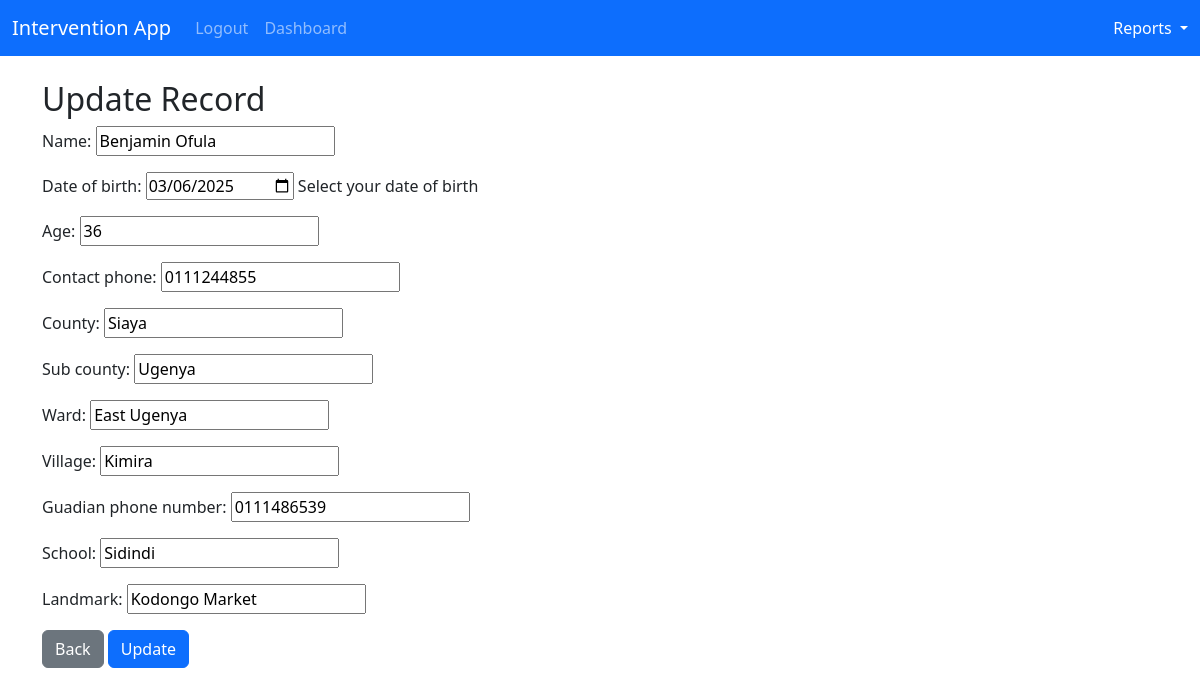
The app's page /update_ayp_enrollment_record/24/ (signed in), older data.
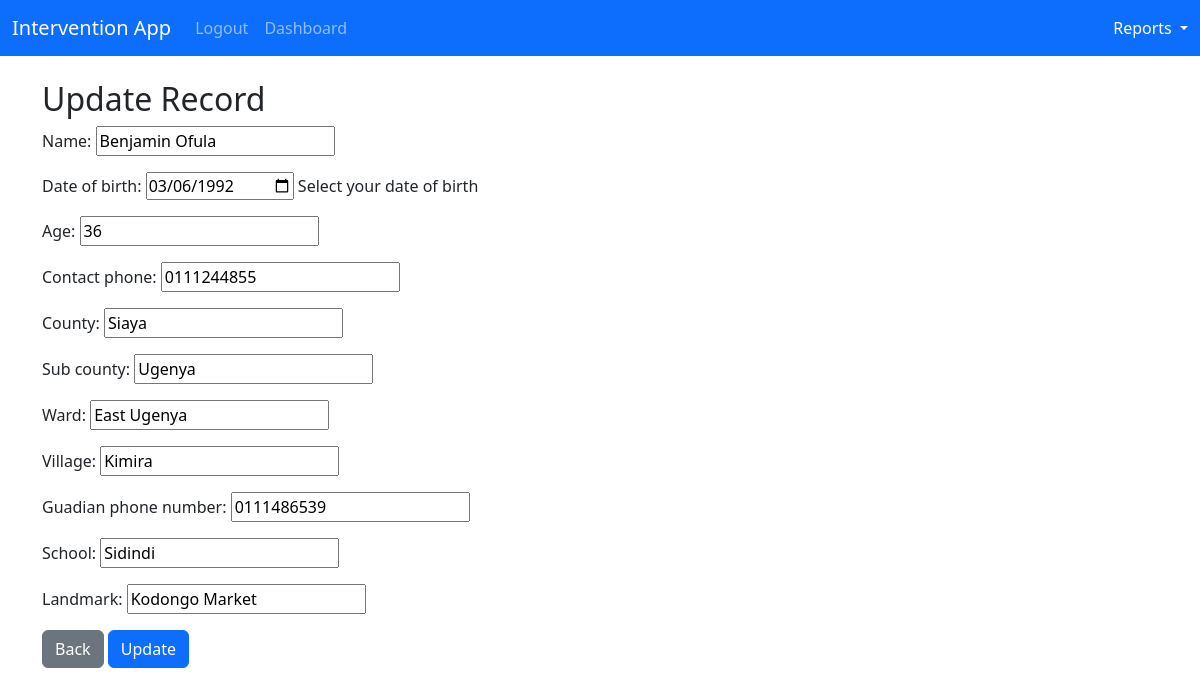
The same page, newer data.
### intervention_app/models.py (models this page shows, shortened)
class Enrollment(models.Model):
    name = models.CharField(max_length=100)
    date_of_birth = models.DateField()
    contact_phone = models.CharField(max_length=12)
    county = models.CharField(max_length=100)
    sub_county = models.CharField(max_length=100)
    ward = models.CharField(max_length=100)
    village = models.CharField(max_length=100)
    guadian_phone_number = models.CharField(max_length=12)
    school= models.CharField(max_length=100)
    landmark= models.CharField(max_length=100)
    age = models.IntegerField()
    user = models.ForeignKey(User, on_delete=models.CASCADE)

### intervention_app/views.py (the view)
# urls.py: path('update_ayp_enrollment_record/<int:enrollment_id>/', views.update_ayp_enrollment_record, name="update_ayp_enrollment_record" ),
@login_required
def update_ayp_enrollment_record(request, enrollment_id):
    if request.user.is_authenticated:
        current_record = Enrollment.objects.get(id=enrollment_id)
        form = EnrollmentForm(request.POST or None, instance=current_record)
        if form.is_valid():
            form.save()
            messages.success(request, "Record updated successfully!")
            return redirect('home')
        return render(request, 'update_ayp_enrollment_record.html', {'form' : form})
    else:
        messages.success(request, "You must be logged in first to perform this action!")
        return redirect('home')

### intervention_app/forms.py
class EnrollmentForm(forms.ModelForm):
	date_of_birth = forms.DateField(
		widget=forms.DateInput(attrs={'type': 'date'}),
		help_text="Select your date of birth"
	)
	class Meta:
		model = Enrollment
		fields = ['name', 'date_of_birth', 'age', 'contact_phone', 'county',
            'sub_county', 'ward', 'village', 'guadian_phone_number',
            'school', 'landmark', 'user']
		widgets = {
            'user': forms.HiddenInput(),
        }

### intervention_app/templates/update_ayp_enrollment_record.html
{% extends 'base.html' %} {% block content %}
<h2>Update Record</h2>
<form method="POST">
  {% csrf_token %} {{ form.as_p}}
  <a href="{% url 'home' %}" class="btn btn-secondary">Back</a>
  <button type="submit" class="btn btn-primary">Update</button>
</form>
<br />
{% endblock %}

Row changes from the older to the newer data that the page shows:
changed Enrollment "Benjamin Ofula": date_of_birth "03/06/2025" → "03/06/1992"
